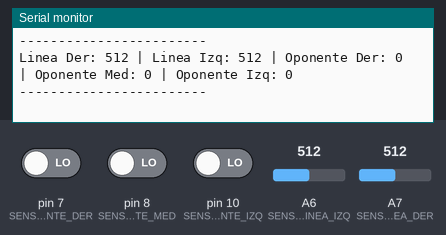
Recording of a sketch running on a simulated Arduino Nano, built with avr-gcc and run on an emulated ATmega328P. Shown: the last lines printed to the serial monitor. The inputs (shaded band) are chosen by the test bench; at power-on: A6 (SENSOR_LINEA_IZQ) = 512, A7 (SENSOR_LINEA_DER) = 512, pin 7 (SENSOR_OPONENTE_DER) LOW, pin 8 (SENSOR_OPONENTE_MED) LOW, pin 10 (SENSOR_OPONENTE_IZQ) LOW.

Above: at 6.3 s.
6.4 s: A6 (SENSOR_LINEA_IZQ) set to 104
At 7.8 s:
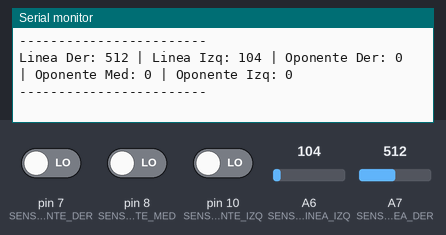
10.6 s: A6 (SENSOR_LINEA_IZQ) set to 91
At 12.2 s:
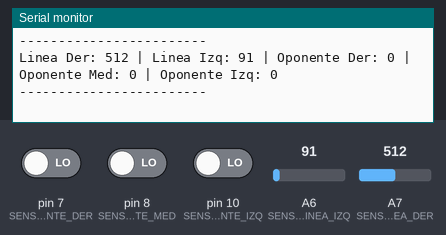
14.8 s: A7 (SENSOR_LINEA_DER) set to 111
At 16.5 s:
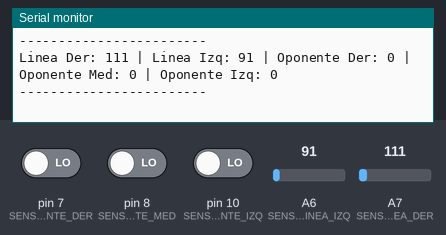
19.0 s: A7 (SENSOR_LINEA_DER) set to 92
At 20.7 s:
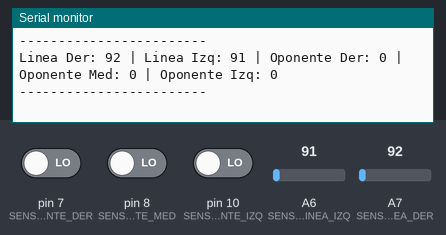
Timing chart, 0 to 22.2 s (numbered marks = the images above; inputs shaded):
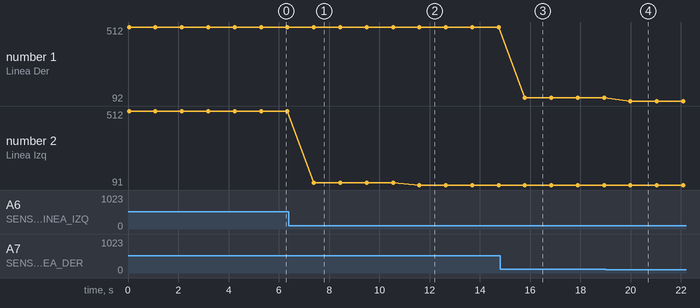

Measured:
- after the input at 6.4 s, the serial monitor: prints a new line after 1.0 s (image 1)
- after the input at 10.6 s, the serial monitor: prints a new line after 1.0 s (image 2)
- after the input at 14.8 s, the serial monitor: prints a new line after 0.99 s (image 3)
- after the input at 19.0 s, the serial monitor: prints a new line after 0.99 s (image 4)
- plotted number 1: 512 → 111 after the input at 14.8 s, 111 → 92 after the input at 19.0 s
- plotted number 2: 512 → 104 after the input at 6.4 s, 104 → 91 after the input at 10.6 s

The sketch:

peurtos_sensores.ino
```cpp
// --- Pines de sensores ---
#define SENSOR_LINEA_DER      A7
#define SENSOR_LINEA_IZQ      A6
#define SENSOR_OPONENTE_DER   7
#define SENSOR_OPONENTE_MED   8
#define SENSOR_OPONENTE_IZQ   10

// Variables
int var_sensor_linea_der = 0;
int var_sensor_linea_izq = 0;
int var_sensor_oponente_der = 0;
int var_sensor_oponente_med = 0;
int var_sensor_oponente_izq = 0;

int sharpDistance(int sensor) {
  int limiteInferior = 80;
  int limiteSuperior = 500;
  float data = analogRead(sensor);
  float distance = 0;

  if (data >= limiteInferior && data <= limiteSuperior) {
    for (int i = 0; i < 20; i++) {
      distance = distance + analogRead(sensor);
    }
    distance = 4800 / (data - 20);
  } else {
    if (data < limiteInferior) {
      distance = 80;
    } else if (data > limiteSuperior) {
      distance = 4;
    }
  }
  return distance;
}

void leerSensores(void) {
  var_sensor_linea_der = analogRead(SENSOR_LINEA_DER);
  var_sensor_linea_izq = analogRead(SENSOR_LINEA_IZQ);
  var_sensor_oponente_der = digitalRead(SENSOR_OPONENTE_DER);
  var_sensor_oponente_med = digitalRead(SENSOR_OPONENTE_MED);
  var_sensor_oponente_izq = digitalRead(SENSOR_OPONENTE_IZQ);
}

void imprimirValoresSensores(void) {
  Serial.print("Linea Der: ");
  Serial.print(var_sensor_linea_der);
  Serial.print(" | Linea Izq: ");
  Serial.print(var_sensor_linea_izq);
  Serial.print(" | Oponente Der: ");
  Serial.print(var_sensor_oponente_der);
  Serial.print(" | Oponente Med: ");
  Serial.print(var_sensor_oponente_med);
  Serial.print(" | Oponente Izq: ");
  Serial.print(var_sensor_oponente_izq);
  Serial.println();
}


void setup() {
  Serial.begin(9600);
  Serial.println("Iniciando lectura de sensores y pines...");
}

void loop() {
  leerSensores();
  imprimirValoresSensores();

  Serial.println("------------------------");
  delay(1000); // 0.4 segundos entre lecturas
}
```
